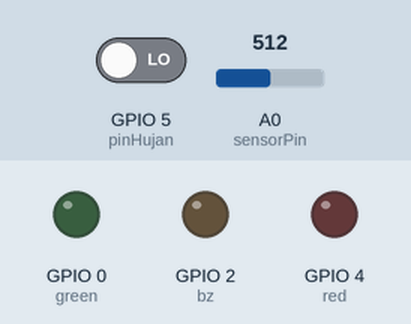
This sketch was run on a simulated ESP8266 (NodeMCU). Shown: output pins drawn as LEDs (lit = HIGH). Inputs (shaded band) come from the test bench; at power-on: A0 (sensorPin) = 512, GPIO 5 (pinHujan) LOW. WiFi joins after 1.5 s; servers stay silent unless stated; uploads are accepted with an empty reply; what the sketch prints to the serial monitor is not drawn.

Above: at 3.0 s.
3.1 s: A0 (sensorPin) set to 632
8.6 s: A0 (sensorPin) set to 660
At 13.7 s:
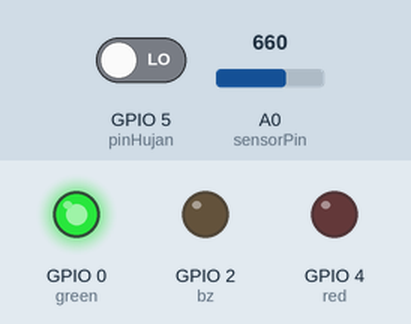
14.7 s: A0 (sensorPin) set to 640
At 18.39 s:
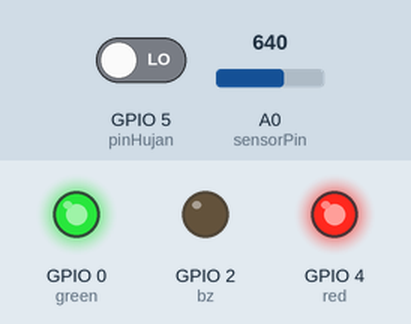
20.0 s: GPIO 5 (pinHujan) driven HIGH
At 25.8 s:
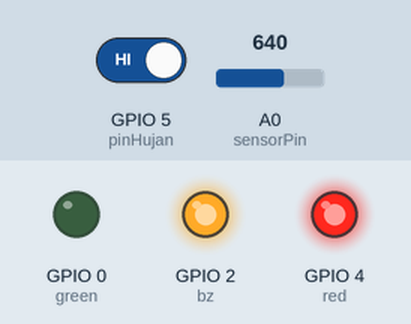
26.2 s: A0 (sensorPin) set to 716
At 29.92 s:
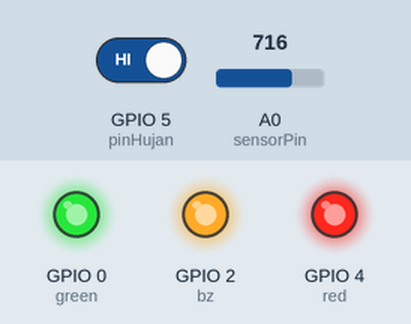
31.6 s: GPIO 5 (pinHujan) driven LOW
At 34.7 s:
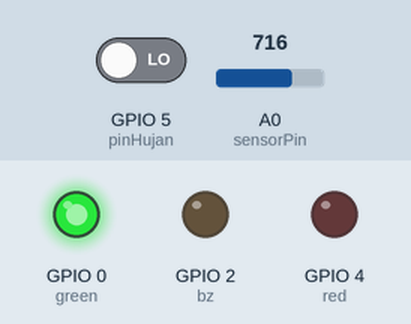
Timing chart, 0 to 36.2 s (numbered marks = the images above; inputs shaded):
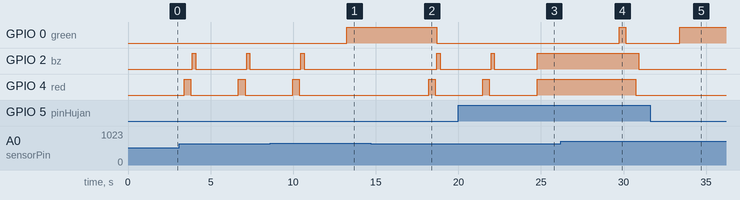

Measured:
- the behaviour switches between 649 and 650 on A0 (sensorPin) (found by bisection; images 0 and 1)
- after the input at 8.6 s, GPIO 0 (green): LOW → HIGH after 4.6 s; GPIO 2 (bz): goes on until 10.7 s, then stays LOW; GPIO 4 (red): goes on until 10.4 s, then stays LOW
- after the input at 14.7 s, GPIO 0 (green): HIGH → LOW after 4.0 s; GPIO 2 (bz): LOW → HIGH after 4.0 s, → LOW 0.20 s later; GPIO 4 (red): LOW → HIGH after 3.5 s, → LOW 0.40 s later
- after the input at 20.0 s, GPIO 4 (red): goes on until 24.8 s, then stays HIGH
- after the input at 26.2 s, GPIO 0 (green): LOW → HIGH after 3.5 s, → LOW 0.40 s later; GPIO 2 (bz): HIGH → LOW after 4.7 s; GPIO 4 (red): HIGH → LOW after 4.5 s
- after the input at 31.6 s, GPIO 0 (green): goes on until 33.4 s, then stays HIGH; GPIO 4 (red): stays LOW (without the input it goes to HIGH after 2.4 s)
- by itself, GPIO 2 (bz): alternates HIGH for 0.20 s and LOW for 3.1 s
- by itself, GPIO 4 (red): alternates HIGH for 0.40 s and LOW for 2.9 s

The sketch:

Project.ino
```cpp
#define BLYNK_TEMPLATE_ID "TMPLzDumbQJO"
#define BLYNK_DEVICE_NAME "Project IoT Deteksi Longsor"
#define BLYNK_AUTH_TOKEN "WkXOvrvY3lpYKPAUBi3DzAD71wMwQC7Y"

#include "TRIGGER_WIFI.h"
#include "TRIGGER_GOOGLESHEETS.h"
#define BLYNK_PRINT Serial
#include <SPI.h>
#include <ESP8266WiFi.h>
#include <BlynkSimpleEsp8266.h>
BlynkTimer timer;
WidgetLED led1(V1);

char auth[] = BLYNK_AUTH_TOKEN;
char ssid[] = "Davit";
char pass[] = "davitseptiawan";

char column_name_in_sheets[ ][20] = {"value1","value2"};
String Sheets_GAS_ID = "AKfycbwiuWE02hPoDqlFkqEBZzl-UUHt1f_V8wnJkBYmcZNzoSBvIOuTpUz2GSEkSlhtIuGo";
int No_of_Parameters = 2;

int sensorPin = A0;
float sensorValue;
int pinHujan = 5;
float hujan;
int limit = 650;
int bz = 2;
int red = 4;
int green = 0 ;

void setup() {
 Blynk.begin(auth, ssid, pass,"blynk.cloud",8080);
 Serial.begin(9600);
 pinMode(bz, OUTPUT);
 pinMode(red, OUTPUT);
 pinMode(green, OUTPUT);
 pinMode(pinHujan, INPUT);

 WIFI_Connect(ssid,pass);
 Google_Sheets_Init(column_name_in_sheets, Sheets_GAS_ID, No_of_Parameters );
}

void loop() {
  Blynk.run();
  timer.run();

 hujan = digitalRead(pinHujan);
 sensorValue = analogRead(sensorPin);

 Serial.print("Soil Moisture Value : ");
 Serial.println(sensorValue);
 Serial.print("Rain Value : ");
 Serial.println(hujan);
 Blynk.virtualWrite(V0, sensorValue);

 Data_to_Sheets(No_of_Parameters,  sensorValue,  hujan);

 if ( hujan == 1 && sensorValue<limit) {
 Serial.println("PERINGATAN LONGSOR !!!");
 digitalWrite(13, HIGH);
 digitalWrite(red, HIGH);
 digitalWrite(bz, HIGH);
 digitalWrite(green, LOW);
 led1.on();
 Blynk.logEvent("PERINGATAN","WASPADA POTENSI LONGSOR");

 }
 else if (hujan == 0 && sensorValue<limit) {
 Serial.println("PERINGATAN DINI !");
 digitalWrite(red, HIGH);
 delay(400);
 digitalWrite(red, LOW);
 delay(100);
 digitalWrite (green,LOW);
 digitalWrite(bz, HIGH);
 delay(200);
 digitalWrite(bz, LOW);
 delay(100);
 led1.off();
 Blynk.logEvent("PERINGATAN","PERINGATAN DINI POTENSI LONGSOR");

 }else if(hujan ==1 && sensorValue>=limit){
 Serial.println("HUJAN");
 digitalWrite(green, HIGH);
 delay(400) ;
 digitalWrite(green, LOW);
 delay(200) ;

 digitalWrite(red, HIGH);
 delay(400);
 digitalWrite(red, LOW);
 delay(200);

 digitalWrite(bz, LOW);
 led1.on();
 }
 else {
 Serial.println("NORMAL");
 digitalWrite(green, HIGH);
 digitalWrite(bz, LOW);
 led1.off();
 }


 delay(1000);
}
```

TRIGGER_GOOGLESHEETS.h
```cpp
#ifndef __TRIGGER_GOOGLESHEETS_H__
#define __TRIGGER_GOOGLESHEETS_H__

#include <stdarg.h>
#include <string.h>


void sheets_initialization();
void Send_Data();
void Google_Sheets_Init(char array_2d[10][20], String sheets_gas_id, int param_size);

String url;

char column_name[ ][20]={"temperature","humidity"};;

double random_values[100];

void float_to_string();
const char* host = "script.google.com";
const int httpsPort = 443;

char Sensor_Values[10][10];
const char* fingerprint = "46 B2 C3 44 9C 59 09 8B 01 B6 F8 BD 4C FB 00 74 91 2F EF F6";
String GAS_ID;
int Count;

void Google_Sheets_Init(char test[ ][20], String sheets_gas_id, int param_size)
{
	GAS_ID = sheets_gas_id;
	Count = param_size;

	for (int i = 0; i < Count; i++)
    {
	 for (int j = 0; j < 20; j++)
     {
		column_name[i][j] = test[i][j];
     }
    }

	#ifdef Debug_Serial_Mon
	   for(int i=0;i<Count;i++)
	   {
			Serial.print("column_name= ");
			Serial.println(column_name[i]);
	   }
   #endif

}

void Data_to_Sheets(int num, ...)
{
	va_list lst;
	va_start(lst,num);

	for(int i=0;i<num;i++)
	{
		random_values[i]= va_arg(lst,double);
	}
	va_end(lst);

	float_to_string();
	Send_Data();
}

void float_to_string()
{
  for(int j=0;j<Count;j++)
  {
    sprintf(Sensor_Values[j],"%.02f",random_values[j]);
	#ifdef Debug_Serial_Mon
		Serial.print("Sensor Values : ");
		Serial.println(Sensor_Values[j]);
	#endif
  }
}
void Send_Data()
{
	sheets_initialization();

	String url = "/macros/s/" + GAS_ID + "/exec?";
	int i=0;
	while(i!=Count)
	{
		if(i==0)
		{
		  url = url+column_name[i]+"="+Sensor_Values[i];
		  i++;
		}
		if(i==Count)
		  break;
		url = url+"&"+column_name[i]+"="+Sensor_Values[i];
		i++;
	}

  Serial.print("requesting URL: ");
  Serial.println(url);

  client.print(String("GET ") + url + " HTTP/1.1\r\n" +
         "Host: " + host + "\r\n" +
         "User-Agent: BuildFailureDetectorESP8266\r\n" +
         "Connection: close\r\n\r\n");

  #ifdef Debug_Serial_Mon
  Serial.println("request sent");
  #endif
  while (client.connected())
  {
	  String line = client.readStringUntil('\n');
	  if (line == "\r")
	  {
		#ifdef Debug_Serial_Mon
		Serial.println("headers received");
		#endif
		break;
	  }
  }
  String line = client.readStringUntil('\n');

  if (line.startsWith("{\"state\":\"success\""))
  {
	#ifdef Debug_Serial_Mon
	Serial.println("esp8266/Arduino CI successfull!");
	#endif
  }
  else
  {
	#ifdef Debug_Serial_Mon
	Serial.println("esp8266/Arduino CI has failed");
	#endif
  }

  #ifdef Debug_Serial_Mon
	  Serial.println("reply was:");
	  Serial.println("==========");
	  Serial.println(line);
	  Serial.println("==========");
	  Serial.println("closing connection");
  #endif

}
void sheets_initialization()
{
	client.setInsecure();

  #ifdef Debug_Serial_Mon
	  Serial.print("connecting to ");
	  Serial.println(host);
  #endif

  if (!client.connect(host, httpsPort))
  {
    #ifdef Debug_Serial_Mon
	Serial.println("connection failed");
	#endif
    return;
  }

  if (client.verify(fingerprint, host))
  {
	#ifdef Debug_Serial_Mon
	Serial.println("certificate matches");
	#endif
  }
  else
  {
    #ifdef Debug_Serial_Mon
	Serial.println("certificate doesn't match");
	#endif
  }

}
#endif
```

TRIGGER_WIFI.h
```cpp
#ifndef __TRIGGER_WIFI_H__
#define __TRIGGER_WIFI_H__

#include <ESP8266WiFi.h>
#include <WiFiClientSecure.h>

//const char* ssid = "X-men trainee";    // name of your wifi network!!!!!!!!!!!!!!!!!!!!!!!!!!!!!!!!!!!!!!!!!
//const char* password = "Qwertyuiop69";     // wifi pasword !!!!!!!!!!!!!!!!!!!!!!!!!!!!!!!!!!!!!!!!!!!!!!!!


WiFiClientSecure client;

#define Debug_Serial_Mon


void WIFI_Connect(const char* wifi_id, const char *wifi_password)
{
  #ifdef Debug_Serial_Mon
	  Serial.print("connecting to ");
	  Serial.println(wifi_id);
  #endif

  WiFi.mode(WIFI_STA);
  WiFi.begin(wifi_id, wifi_password);

  while (WiFi.status() != WL_CONNECTED)
  {
    delay(500);
    Serial.print(".");
  }

  #ifdef Debug_Serial_Mon
	  Serial.println("");
	  Serial.println("WiFi connected");
	  Serial.println("IP address: ");
	  Serial.println(WiFi.localIP());
  #endif
}

#endif
```
